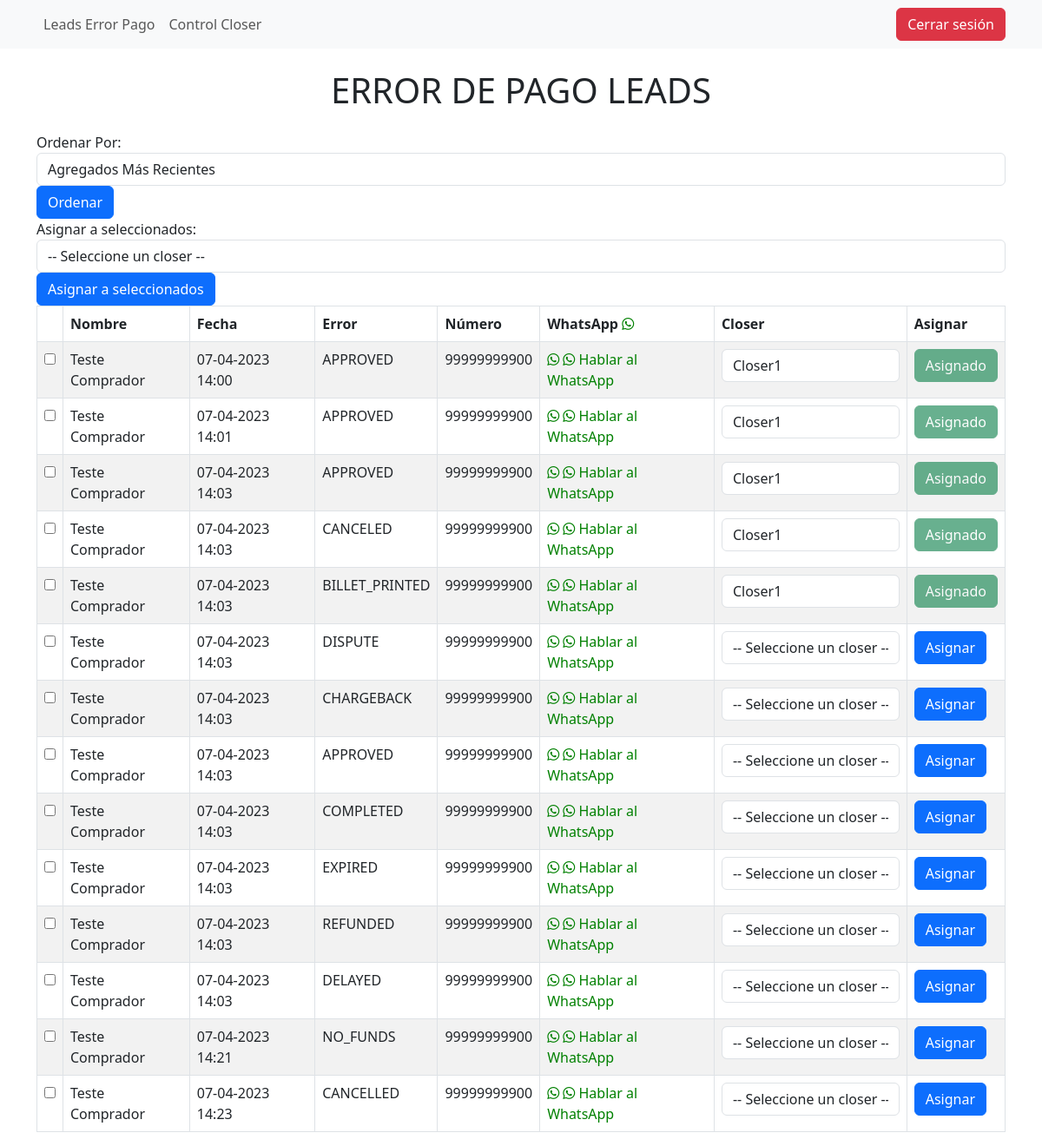
The page /leads/ (signed in) on the database as committed earlier.
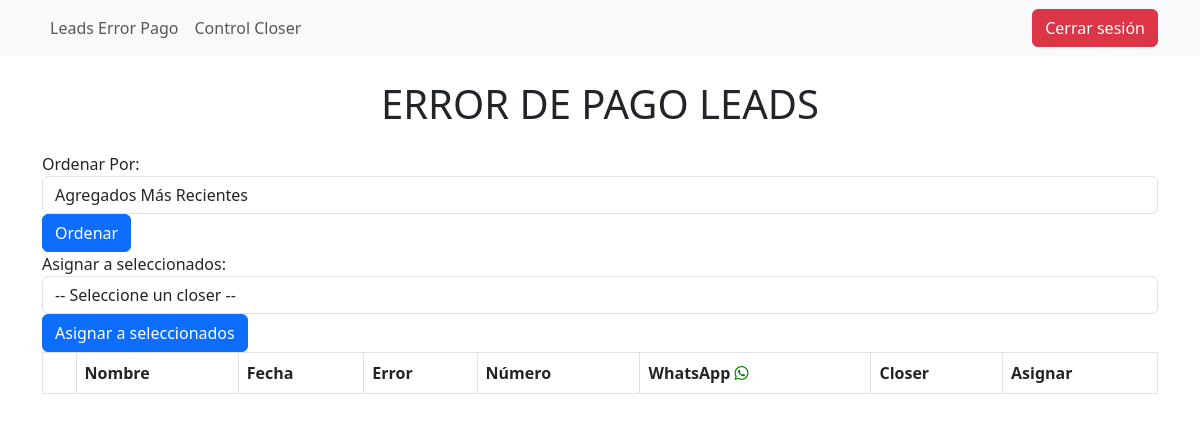
The same page on the database as committed later.
### leads/models.py (models this page shows, shortened)
class Lead(models.Model):
    nombre = models.CharField(max_length=255)
    fecha_hora = models.DateTimeField(auto_now_add=True)
    numero = models.CharField(max_length=20)
    error= models.CharField(max_length=255, null=True, blank=True)
    closer = models.ForeignKey(get_user_model(), on_delete=models.CASCADE, null=True, blank=True)
    contacted = models.BooleanField(default=False)

### closer/models.py (models this page shows, shortened)
class Closer(AbstractUser):
    name = models.CharField(max_length=100)
    phone = models.CharField(max_length=15)
    email = models.EmailField(null=True, blank=True)

### leads/views.py (the view, shortened to what this page needs)
# urls.py: path('', views.LeadsTableView.as_view(), name='leads_table'),
class LeadsTableView(LoginRequiredMixin, View):
    template_name = 'table.html'
    login_url = '/login/'
    @method_decorator(csrf_exempt)
    def get(self, request, *args, **kwargs):
        option = request.GET.get('option')
        if request.user.is_superuser:
            leads = Lead.objects.all()
            closers = User.objects.all()
        else:
            leads = Lead.objects.filter(closer=request.user)
            closers = []
        if option == 'recent':
            leads = leads.order_by('-fecha_hora')
        elif option == 'old':
            leads = leads.order_by('fecha_hora')
        elif option == 'unassigned':
            leads = leads.filter(closer__isnull=True)
        elif option == 'assigned':
            leads = leads.exclude(closer__isnull=True)
        closer_name = None
        if request.user.is_authenticated and hasattr(request.user, 'closer'):
            closer_name = request.user.closer.name
        return render(request, self.template_name, {'leads': leads, 'closer_name': closer_name, 'is_admin': request.user.is_superuser, 'closers': closers})

### closer/views.py (called while the page is built)
def closer_context(request):
    closer_name = None
    if request.user.is_authenticated and hasattr(request.user, 'closer'):
        closer_name = request.user.closer.name
    return {'closer_name': closer_name}

### leads/templates/table.html (shortened to what this page needs)
{% extends "base.html" %}
{% block content %}
  <h1 class="text-center mb-4">ERROR DE PAGO LEADS</h1>
  <div class="row">
    <div class="col">
      <form method="get" class="form-inline align-items-center">
        <div class="form-group mr-2">
          <label for="order-by">Ordenar Por:</label>
          <select class="form-control" id="order-by" name="option">
            <option value="recent"{% if request.GET.option == 'recent' %} selected{% endif %}>Agregados Más Recientes</option>
          </select>
        </div>
        <button type="submit" class="btn btn-primary">Ordenar</button>
      </form>
    </div>
  </div>
  <div>
    <form method="POST" id="assign-leads-form">
      <div class="form-group">
        {% if is_admin %}
        <label for="global-closer">Asignar a seleccionados:</label>
        <select class="form-control" id="global-closer" name="closer_id">
          <option value="">-- Seleccione un closer --</option>
        </select>
        <button type="button" class="btn btn-primary" id="assign-selected">Asignar a seleccionados</button>
      </div>
      {% endif %}
  {% if is_admin %}
  <table class="table table-striped table-bordered">
    <thead>
      <tr>
        <th></th>
        <th>Nombre</th>
        <th>Fecha</th>
        <th>Error</th>
        <th>Número</th>
        <th>WhatsApp  <i class="fab fa-whatsapp" style="color: green;"></i></th>
        <th>Closer</th>
        <th>Asignar</th>
      </tr>
    </thead>
    <tbody>
      {% for lead in leads %}
        <tr>
          <td><input type="checkbox" class="lead-checkbox" data-lead-id="{{ lead.id }}" value="{{ lead.id }}"></td>
          <td>{{ lead.nombre }}</td>
          <td>{{ lead.fecha_hora|date:"d-m-Y H:i" }}</td>
          <td>{{ lead.error }}</td>
          <td>{{ lead.numero }}</td>
          <td>
            {% if lead.numero %}
            <a href="https://api.whatsapp.com/send?phone={{ lead.numero }}&text=Hola!%20Soy%20{{ user.first_name }},%20¿cómo%20estás?" target="_blank" rel="noopener noreferrer" style="text-decoration: none;">
              <i class="fab fa-whatsapp" style="color: green;"></i>
                <i class="fab fa-whatsapp" style="color: green;"></i>
                <span style="color: green;">Hablar al WhatsApp</span>
              </a>
            {% else %}
              -
            {% endif %}
          </td>
          <td>
            <select class="form-control" id="closer-{{ lead.id }}" name="closer">
              <option value="">-- Seleccione un closer --</option>
              {% for closer in closers %}
              <option value="{{ closer.id }}" {% if lead.closer and lead.closer.id == closer.id %}selected{% endif %}>{{ closer.username }}</option>
              {% endfor %}
            </select>
          </td>
          <td>
            <button type="button" class="btn btn-primary assign-btn" data-lead-id="{{ lead.id }}">Asignar</button>
          </td>
        </tr>
      {% endfor %}
    </tbody>
  </table>
  {% endif %}
{% endblock %}

Rows that differ between the two databases and show on the page:
removed Lead: nombre "Teste Comprador", fecha_hora "07-04-2023 14:00", error "APPROVED", numero "99999999900", closer "Closer1"
removed Lead: nombre "Teste Comprador", fecha_hora "07-04-2023 14:01", error "APPROVED", numero "99999999900", closer "Closer1"
removed Lead: nombre "Teste Comprador", fecha_hora "07-04-2023 14:03", error "APPROVED", numero "99999999900", closer "Closer1"
removed Lead: nombre "Teste Comprador", fecha_hora "07-04-2023 14:03", error "CANCELED", numero "99999999900", closer "Closer1"
removed Lead: nombre "Teste Comprador", fecha_hora "07-04-2023 14:03", error "BILLET_PRINTED", numero "99999999900", closer "Closer1"
removed Lead: nombre "Teste Comprador", fecha_hora "07-04-2023 14:03", error "DISPUTE", numero "99999999900"
removed Lead: nombre "Teste Comprador", fecha_hora "07-04-2023 14:03", error "CHARGEBACK", numero "99999999900"
removed Lead: nombre "Teste Comprador", fecha_hora "07-04-2023 14:03", error "APPROVED", numero "99999999900"
removed Lead: nombre "Teste Comprador", fecha_hora "07-04-2023 14:03", error "COMPLETED", numero "99999999900"
removed Lead: nombre "Teste Comprador", fecha_hora "07-04-2023 14:03", error "EXPIRED", numero "99999999900"
removed Lead: nombre "Teste Comprador", fecha_hora "07-04-2023 14:03", error "REFUNDED", numero "99999999900"
removed Lead: nombre "Teste Comprador", fecha_hora "07-04-2023 14:03", error "DELAYED", numero "99999999900"
removed Lead: nombre "Teste Comprador", fecha_hora "07-04-2023 14:21", error "NO_FUNDS", numero "99999999900"
removed Lead: nombre "Teste Comprador", fecha_hora "07-04-2023 14:23", error "CANCELLED", numero "99999999900"
